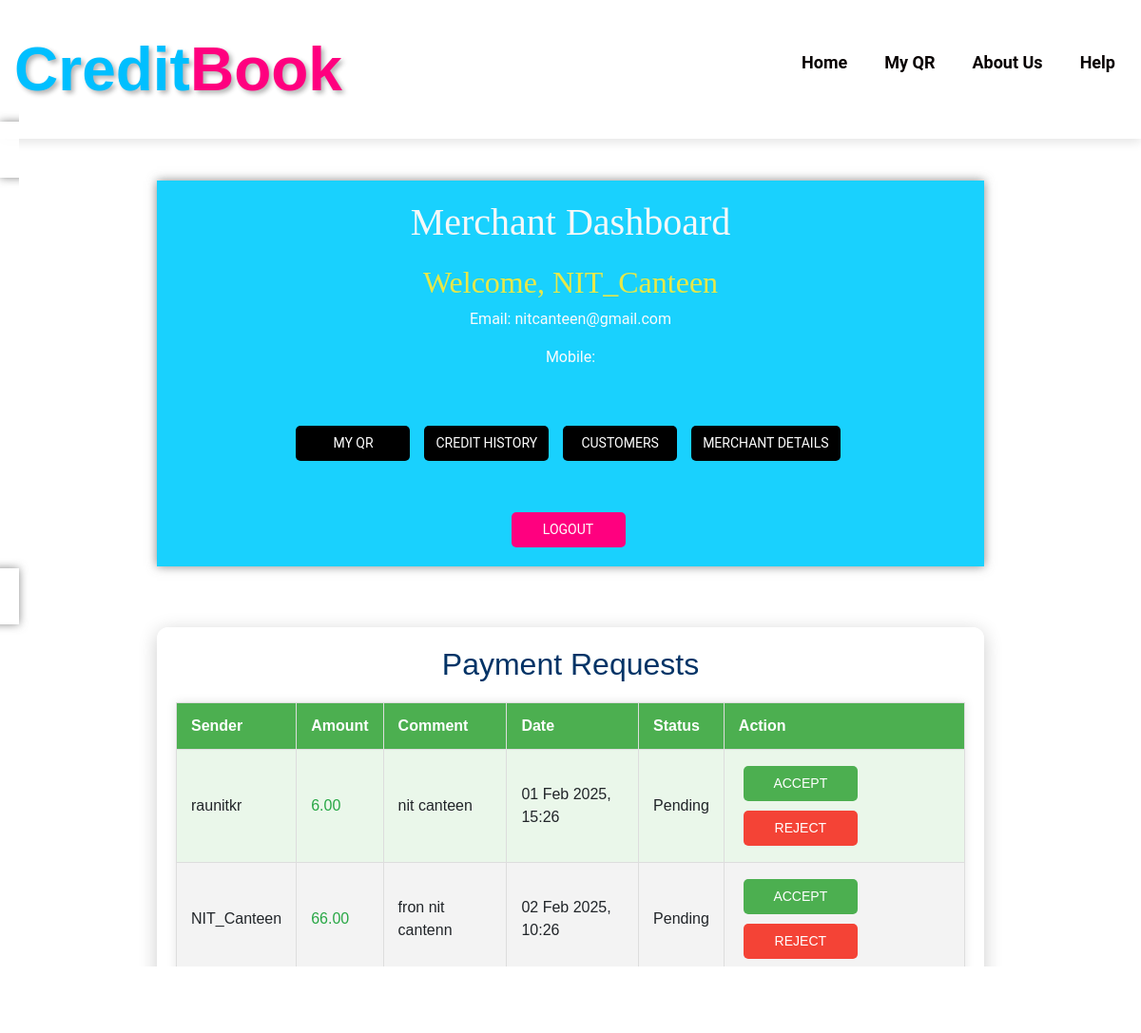
Page /merchant-dashboard/ (signed in) on the committed database.
### accounts/models.py (models this page shows, shortened)
class Payment(models.Model):
    sender = models.ForeignKey(User, related_name='sent_payments', on_delete=models.CASCADE)
    receiver = models.ForeignKey(User, related_name='received_payments', on_delete=models.CASCADE)
    amount = models.DecimalField(max_digits=10, decimal_places=2)
    comment = models.TextField(blank=True)
    timestamp = models.DateTimeField(default=now)
    paid = models.BooleanField(default=False)
    repayment_time = models.DateTimeField(null=True, blank=True)  # Correctly defined
    is_deleted_by_merchant = models.BooleanField(default=False)
    status = models.CharField(
        max_length=10,
        choices=[('Pending', 'Pending'), ('Paid', 'Paid'), ('Accepted', 'Accepted'), ('Rejected', 'Rejected')],
        default='Pending'
    )

### accounts/views.py (the view)
# urls.py: path('merchant-dashboard/', views.merchant_dashboard, name='merchant-dashboard'),
@login_required
def merchant_dashboard(request):
    payments = Payment.objects.filter(receiver=request.user).exclude(status__in=['Paid', 'Accepted'])
    return render(request, 'accounts/merchant-dashboard.html', {'payments': payments})

### accounts/templates/accounts/merchant-dashboard.html (shortened to what this page needs)
{% extends "layouts/app.html" %}
{% load static %}
{% block content %}
<!DOCTYPE html>
<html lang="en">
<head>
</head>
<body>
    <nav>
        <div class="heading">
            <div class="logo">
                <span class="credit">Credit</span><span class="book">Book</span>
            </div>
        </div>
        <ul class="nav-links">
            <a href="{% url 'merchant-dashboard' %}">Home</a>
            <a href="{% url 'my-qr' %}">My QR</a>
            <a href="{% url 'about' %}">About Us</a>
            <a href="{% url 'help' %}">Help</a>
        </ul>
    </nav>
    <section1>
        <div class="dashboard-container">
            <h1 style="font-family: cursive;">Merchant Dashboard</h1>
            <h2 style="color: rgb(232, 232, 71); font-family: Georgia;">Welcome, {{ user.username }}</h2>
            <p>Email: {{ user.email }}</p>
            <p>Mobile: {{ user.profile.mobile }}</p>
             <br>
            <div class="buttons">
                <a href="{% url 'my-qr' %}" class="btn btn-primary">My QR</a>
                <a href="#" class="btn">Credit History</a>
                <a href="{% url 'merchant-customers' %}" class="btn">Customers</a>
                <a href="#" class="btn">Merchant Details</a>
            </div>
            <br>
            <center> <a href="{% url 'logout' %}" class="btn logout-btn">Logout</a>
            </center>
        </div>
    </section1>
    <section>
        <h2>Payment Requests</h2>
<table class="styled-table">
    <thead>
        <tr>
            <th>Sender</th>
            <th>Amount</th>
            <th>Comment</th>
            <th>Date</th>
            <th>Status</th>
            <th>Action</th>
        </tr>
    </thead>
    <tbody>
        {% for payment in payments %}
        <tr>
            <td data-label="Sender">{{ payment.sender.username }}</td>
            <td data-label="Amount" class="amount {% if payment.amount > 0 %}positive{% else %}negative{% endif %}">
                {{ payment.amount|floatformat:2 }}
            </td>
            <td data-label="Comment">{{ payment.comment }}</td>
            <td data-label="Date">{{ payment.timestamp|date:"d M Y, H:i" }}</td>
            <td data-label="Status">{{ payment.status }}</td>
            <td data-label="Action">
                {% if payment.status == 'Pending' %}
                    <form action="{% url 'accept_payment' payment.id %}" method="post" style="display:inline;">
                        <button type="submit" class="btn accept-btn">Accept</button>
                    </form>
                    <form action="{% url 'reject_payment' payment.id %}" method="post" style="display:inline;">
                        <button type="submit" class="btn reject-btn" onclick="return confirm('Are you sure you want to reject this request?');">Reject</button>
                    </form>
                {% endif %}
            </td>
        </tr>
        {% endfor %}
    </tbody>
</table>
    </section>
</body>
</html>
{% endblock %}

### accounts/templates/accounts/merchant-dashboard.html (style rules this page uses)
body { margin: 0; padding: 0; font-family: "Roboto", sans-serif; background: linear-gradient(135deg, #b3daf1, #ffb6c1); background-image: url("https://raw.githubusercontent.com/krRaunit/mycreditbook/refs/heads/main/cb-bg.jpg"); background-repeat: no-repeat; background-attachment: fixed; background-size: cover; }
section { background-color: rgba(255, 255, 255, 0.95); margin: 20px auto; padding: 20px; width: 90%; max-width: 870px; border-radius: 12px; box-shadow: 0px 4px 20px rgba(0, 0, 0, 0.2); font-family: 'Arial', sans-serif; }
section h2 { text-align: center; color: #003366; }
form button { border: none; border-radius: 5px; padding: 8px 15px; font-size: 14px; cursor: pointer; margin: 5px; transition: background-color 0.3s ease; }
.logo { font-family: "Trebuchet MS", sans-serif; font-size: 64px; font-weight: bold; text-shadow: 3px 3px 5px rgba(0, 0, 0, 0.3); margin: 10px auto; text-align: center; }
.credit { color: #00bfff; }
.book { color: #ff007f; }
nav { background-color: rgba(255, 255, 255, 0.9); padding: 15px; display: flex; justify-content: space-between; align-items: center; box-shadow: 0px 4px 10px rgba(0, 0, 0, 0.1); }
.nav-links { display: flex; gap: 15px; }
.nav-links a { color: #070000; text-decoration: none; font-weight: bold; font-size: 18px; padding: 8px 12px; transition: background-color 0.3s; }
section1 { background-color: rgba(255, 255, 255, 0.9); margin: 20px auto; justify-content: center; align-items: center; color: rgb(0, 4, 7); height: auto; box-shadow: 0px 0px 10px #595a5ab7; width: 60%; padding: 20px; }
.dashboard-container h1 { color: #f6f8f8; margin-bottom: 20px; }
.dashboard-container { background-color: rgba(0, 205, 254, 0.9); margin: 20px auto; justify-content: center; align-items: center; color: rgb(250, 251, 252); height: auto; box-shadow: 0px 0px 10px #595a5ab7; width: 90%; max-width: 870px; padding: 20px; text-align: center; }
.buttons { margin: 20px 0; display: flex; flex-wrap: wrap; gap: 10px; justify-content: center; }
.btn { display: inline-block; padding: 12px 20px; border-radius: 5px; text-decoration: none; font-size: 16px; text-align: center; min-width: 120px; color: #f8f8f8; background-color: #000000; border: 2px solid #f8f8f8; transition: all 0.3s ease; }
.logout-btn { background-color: #ff007f; color: #ffffff; margin-top: 10px; }
.styled-table { width: 100%; border-collapse: collapse; margin: 20px 0; font-size: 16px; text-align: left; box-shadow: 0 0 10px rgba(0, 0, 0, 0.1); }
.styled-table thead tr { background-color: #4CAF50; color: white; text-align: left; }
.styled-table th, .styled-table td { padding: 12px 15px; border: 1px solid #ddd; }
.styled-table tbody tr:nth-child(even) { background-color: #f3f3f3; }
.styled-table tbody tr:nth-child(odd) { background-color: #eaf7ea; }
.amount.positive { color: #28a745; }
.btn { padding: 8px 12px; border: none; border-radius: 5px; color: white; cursor: pointer; font-size: 14px; text-transform: uppercase; margin-right: 5px; }
.accept-btn { background-color: #4CAF50; }
.reject-btn { background-color: #f44336; }

### rows in the picture
Payment: sender.username "raunitkr", amount "6.00", comment "nit canteen", timestamp "01 Feb 2025, 15:26", status "Pending"
Payment: sender.username "NIT_Canteen", amount "66.00", comment "fron nit cantenn", timestamp "02 Feb 2025, 10:26", status "Pending"

### other values in the picture
{{ user.username }} "NIT_Canteen"
{{ user.email }} "nitcanteen@gmail.com"
